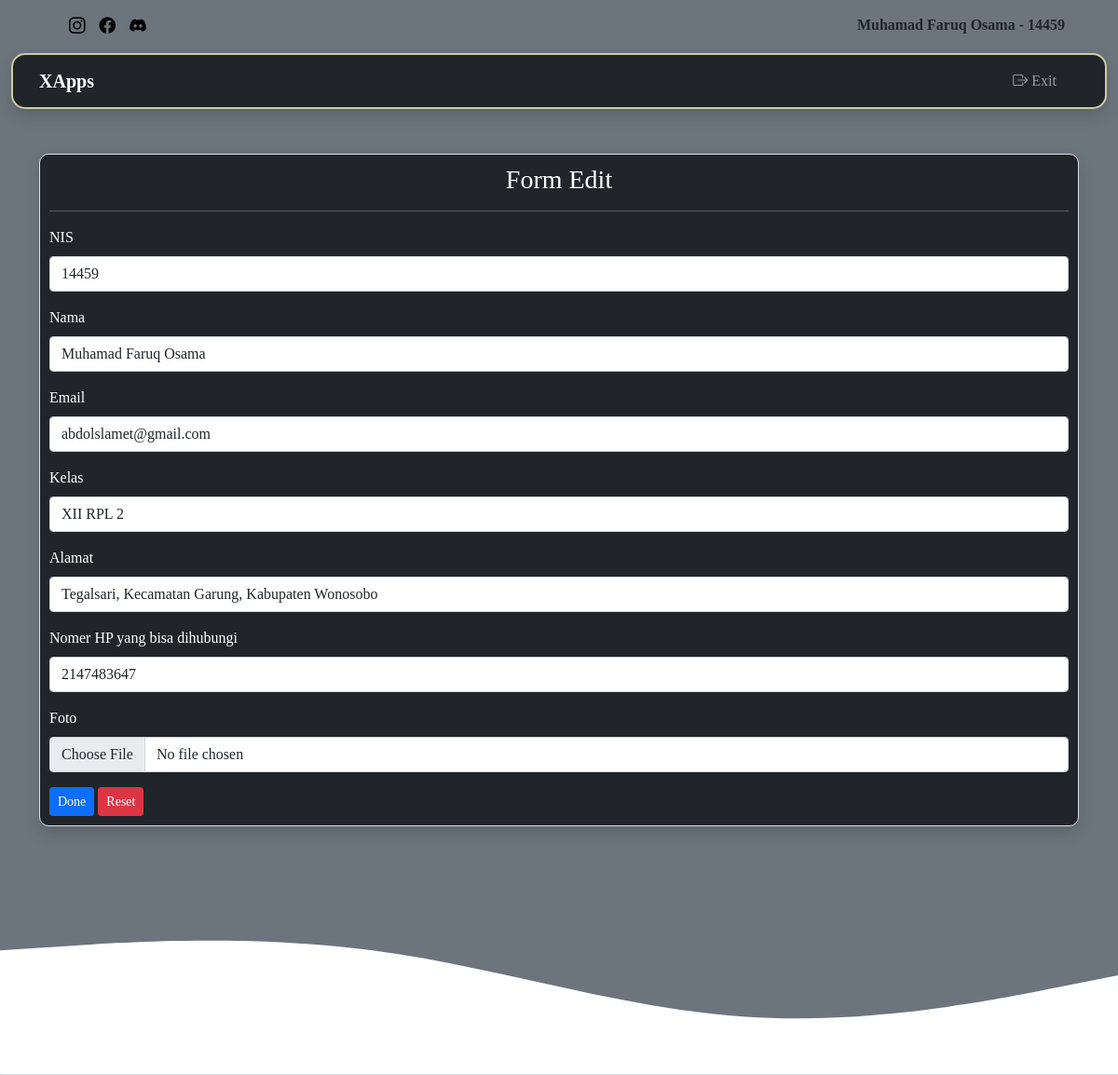
The page /siswa/edit.php (signed in) on the database its author committed.
### tables this page shows
CREATE TABLE `data_siswa` (
  `id` int(11) NOT NULL,
  `nis` int(11) NOT NULL,
  `nama` varchar(255) NOT NULL,
  `email` varchar(100) NOT NULL,
  `kelas` varchar(100) NOT NULL,
  `alamat` varchar(100) NOT NULL,
  `no_hp` int(20) NOT NULL,
  `extra` varchar(50) NOT NULL,
  `password` varchar(60) NOT NULL,
  `foto` varchar(100) NOT NULL
);

### siswa/edit.php (the view, shortened to what this page needs)
<?php
include "header2.php";
?>
        <?php
        include "../koneksi.php";
        $query = mysqli_query($conn, "SELECT * FROM data_siswa WHERE id = '$id'");
        $data = mysqli_fetch_array($query);
        ?>
    <div class="container mt-5">
    <form action="t_edit.php" method="POST" class="border shadow form-md bg-dark" enctype="multipart/form-data">
        <h3 class="text-center">Form Edit</h3>
        <hr>
      <div class="mb-3">
          <label class="form-label">NIS</label>
          <input type="text" class="form-control" name="nis" value="<?php echo $data['nis'] ?>">
        </div>
      <div class="mb-3">
          <label class="form-label">Nama</label>
          <input type="text" class="form-control" name="nama" value="<?php echo $data['nama'] ?>">
        </div>
      <div class="mb-3">
          <label class="form-label">Email</label>
          <input type="email" class="form-control" name="email" value="<?php echo $data['email'] ?>">
        </div>
      <div class="mb-3">
          <label class="form-label">Kelas</label>
          <input type="text" class="form-control" name="kelas" value="<?php echo $data['kelas'] ?>">
        </div>
      <div class="mb-3">
          <label class="form-label">Alamat</label>
          <input type="text" class="form-control" name="alamat" value="<?php echo $data['alamat'] ?>">
        </div>
      <div class="mb-3">
          <label class="form-label">Nomer HP yang bisa dihubungi</label>
          <input type="text" class="form-control" name="no_hp" value="<?php echo $data['no_hp'] ?>">
        </div>
        <div class="mb-3">
            <label class="form-label">Foto</label>
            <input type="file" class="form-control" name="foto" required>
        </div>
        <input type="submit" class="btn btn-primary btn-sm" value="Done" name="submit">
        <input type="reset" class="btn btn-danger btn-sm" value="Reset">
    </form>
    </div>
    <?php
    include "footer.php";
    ?>

### siswa/header2.php (shortened to what this page needs)
<!doctype html>
<html lang="en">
  <head>
    <link href="https://cdn.jsdelivr.net/npm/bootstrap@5.0.2/dist/css/bootstrap.min.css" rel="stylesheet">
    <link rel="stylesheet" href="../assets/style/style2.css">
    <link rel="stylesheet" href="https://cdn.jsdelivr.net/npm/bootstrap-icons@1.9.1/font/bootstrap-icons.css">
  </head>
  <body class="bg-secondary">
    <div class="container">
        <div class="sosmed">
            <ul class="float-start">
                <li><a href=""><i class="bi bi-instagram"></i></a></li>
                <li><a href=""><i class="bi bi-facebook"></i></a></li>
                <li><a href=""><i class="bi bi-discord"></i></a></li>
            </ul>
            <ul class="float-end">
                <li>
                    <?php
                        include "../koneksi.php";
                        $id = $_SESSION['id'];
                        $query = mysqli_query($conn, "SELECT * FROM data_siswa WHERE id='$id'");
                        $data = mysqli_fetch_array($query);
                    ?>
                    <b style="cursor:pointer;"><?php echo $data['nama'] ?> - <?php echo $data['nis']?></b>
                </li>
            </ul>
        </div>
    </div>
  <nav class="navbar navbar-expand-lg navbar-dark bg-dark shadow" style="width: 98%; margin: auto; border-radius: 15px; border:2px solid #cfcba3;">
      <div class="container">
          <a class="navbar-brand" href="#"><b>XApps</b></a>
            <div class="collapse navbar-collapse" id="navbarNavAltMarkup">
                <div class="navbar-nav ms-auto">
                    <a class="nav-link me-3" href="profile.php"><i class="bi bi-box-arrow-right"></i> Exit</a>
                </div>
            </div>
        </div>
    </nav>

### assets/style/style2.css (style rules this page uses)
body { font-family: "PT Serif", serif; }

### siswa/header2.php (style rules this page uses)
.sosmed ul { display: flex; margin-top: 15px; }
.sosmed li { list-style: none; padding-right: 15px; }
.sosmed a { color: black; text-decoration: none; font-size: 1.1em; }
form { padding: 10px; color: white; border-radius: 10px; }

### rows shown on the page
data_siswa: nama "Muhamad Faruq Osama", nis "14459", email "abdolslamet@gmail.com", kelas "XII RPL 2", alamat "Tegalsari, Kecamatan Garung, Kabupaten Wonosobo", no_hp "2147483647"
